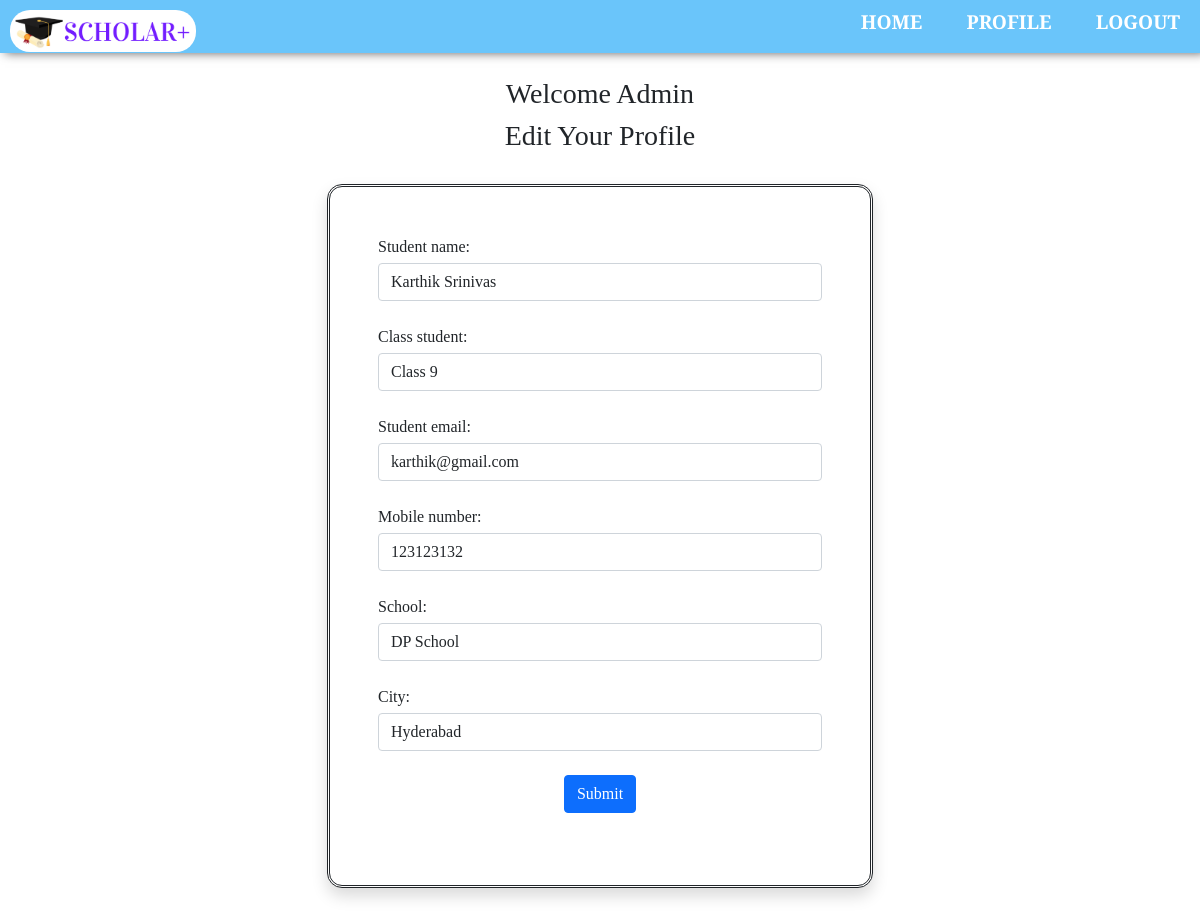
/editprofile/16 (signed in), run on the app's committed database.
### app/models.py (models this page shows, shortened)
class StudentProfile(models.Model):
    user = models.ForeignKey(User, on_delete=models.CASCADE)
    student_name = models.CharField(max_length=200)
    class_student = models.CharField(
        max_length=100, choices=CLASSES)
    student_email = models.EmailField(max_length=200)
    mobile_number = models.IntegerField()
    school = models.CharField(max_length=200)
    city = models.CharField(max_length=200)

### app/views.py (the view)
# urls.py: path('editprofile/<profile_id>', views.edit_profile, name='editprofile'),
def edit_profile(request, profile_id):
    if request.user.is_authenticated:
        if request.method == 'POST':
            user = request.user
            todo = StudentProfile.objects.get(pk=profile_id, user=user)
            form = Studentprofile(request.POST or None, instance=todo)
            if form.is_valid():
                form.save()
                messages.info(request, ('Profile has been Edited!'))
            form = Studentprofile()
            return render(request, 'editprofile.html', {'form': form})
        else:
            user = request.user
            todo = StudentProfile.objects.get(pk=profile_id, user=user)
            form = Studentprofile(request.POST or None, instance=todo)
            return render(request, 'editprofile.html', {'form': form})

### app/forms.py
class Studentprofile(forms.ModelForm):
    class Meta:
        model = StudentProfile
        fields = ['student_name', 'class_student',
                  'student_email', 'mobile_number', 'school', 'city']
        widgets = {'student_name': forms.TextInput(attrs={'class': 'form-control'}),
                   'class_student': forms.Select(attrs={'class': 'form-control'}),
                   'student_email': forms.EmailInput(attrs={'class': 'form-control'}),
                   'mobile_number': forms.NumberInput(attrs={'class': 'form-control'}),
                   'school': forms.TextInput(attrs={'class': 'form-control'}),
                   'city': forms.TextInput(attrs={'class': 'form-control'})}

### app/templates/editprofile.html (shortened to what this page needs)
<!doctype html>
<html lang="en">
  <head>
    <link rel="stylesheet" href="/static/css/logincss.css">
    <link href="https://cdn.jsdelivr.net/npm/bootstrap@5.1.2/dist/css/bootstrap.min.css" rel="stylesheet">
  </head>
  <body>
  <div class="banner">
            <div class="navbar">
                <img src="/static/images/logo.png" class="logo">
                <ul>
                <li><a href="{% url 'homepage' %}" style="color:white"><b>HOME</b></a></li>
                <li><a href="{% url 'profile' %}" style="color:white"><b>PROFILE</b></a></li>
                <li><a href="{% url 'logout' %}" style="color:white"><b>LOGOUT</b></a></li>
                </ul>
            </div>
    <div class="container">
      <div class="row my-3 mt-4">
        <div class="col-sm-6 offset-sm-3 mb-4">
          <h3 align="center">Welcome {{request.user.username|capfirst}}</h3>
          <h3 align="center">Edit Your Profile</h3>
          <br />
            <form action="" method="post" novalidate class="shadow p-5" style="border-radius:15px ; border-style:solid ; border-style: double; background-color: white" ;>
            {% for fm in form %}
                <div class="form-group mb-4">
                <div class="forlabel mb-1">
                {{fm.label_tag}}</div>{{fm}}
                </div>
              {% endfor %}
              <div class="buttonone" align="center">
              <input type="submit" value="Submit" class="btn btn-primary"/>
              </div>
              <br />
            </form>
        </div>
      </div>
    </div>
  </body>
</html>

### app/static/css/logincss.css (style rules this page uses)
* { margin: 0; padding: 0; font-family: 'Arvo', serif; }
.banner { width: 100%; height: 100vh; background-size: cover; background-position: center; }
.navbar { width: 100%; margin: auto; padding: 15px 0; display: flex; align-items: center; justify-content: space-between; background-color:rgb(106, 197, 250);; box-shadow: 5px 0px 10px rgb(97, 96, 96); font-family:'Times New Roman', Times, serif; height: 1.4cm; }
.logo { width: 186px; cursor: pointer; border-radius: 20px; margin-left: 10px; float: left }
.navbar ul li { list-style: none; display: inline-block; margin: 0 20px; position: relative; }
.navbar ul li a { text-decoration: none; color: rgb(255, 255, 255); text-transform: uppercase; font-size:120%; font-family:Cambria, Cochin, Georgia, Times, 'Times New Roman', serif; }
.navbar ul li::after { content: ''; height: 3px; border-radius: 3px; width: 0; background:rgb(255, 255, 255); position: absolute; left: 0; bottom: -10px; transition: 0.07s; }
* { margin: 0; padding: 0; box-sizing: border-box; font-family: 'Arvo', serif; }
body { justify-content: center; align-items: center; display: flex; background-color: rgb(255, 255, 255); background-image: linear-gradient(rgba(255, 255, 255, 0.5),rgba(255, 255, 255, 0.5)),url(/static/images/background.jpg); min-height: 100vh; background-attachment: fixed; background-size: cover; background-position: left; }

### data on the page
StudentProfile: form "Karthik Srinivas" "Class 9" "karthik@gmail.com" "123123132" "DP School" "Hyderabad"

### other printed values
{{ request.user.username|capfirst }} "Admin"
{{ fm.label_tag }} "Student name:" "Class student:" "Student email:" "Mobile number:" "School:" "City:"
